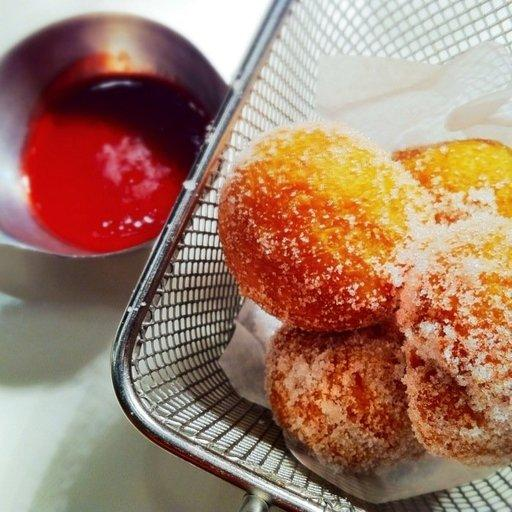
#> input picture sample.jpg, 512 x 512 px; its folder holds only this picture in this run
$ python image_preprocessing.py
#> lines starting #> are read from the running program, lines starting #| are printed output that depends on the picture; after the words box and inside, x2 and y2 are one past the last pixel; in counts of white or black regions, pixels touching at a corner belong together
import cv2
import numpy as np
import matplotlib.pyplot as plt
import os

def resize_image(image, size=(224, 224)):
    """224x224 크기로 조정"""
    return cv2.resize(image, size)

def to_grayscale_and_normalize(image):
    """Grayscale 변환 후 Normalize (0~1 스케일)"""
    gray = cv2.cvtColor(image, cv2.COLOR_BGR2GRAY)
    norm = gray / 255.0
    return gray, norm

def apply_threshold(gray_image, threshold=127):
    """그레이스케일 이미지에 임계값 적용 (이진화)"""
    _, binary = cv2.threshold(gray_image, threshold, 255, cv2.THRESH_BINARY)
    return binary

def denoise_blur(image):
    """노이즈 제거 (Gaussian Blur)"""
    return cv2.GaussianBlur(image, (5, 5), 0)

def augment_image(image):
    """데이터 증강: 좌우 반전, 회전, 색상 변화"""
    augmented = {}
    # 좌우 반전
    augmented['flip'] = cv2.flip(image, 1)
    # 회전 (90도)
    h, w = image.shape[:2]
    M = cv2.getRotationMatrix2D((w//2, h//2), 90, 1)
    augmented['rotate'] = cv2.warpAffine(image, M, (w, h))
    # 색상 변화 (HSV에서 Hue shift)
    hsv = cv2.cvtColor(image, cv2.COLOR_BGR2HSV)
    hsv[:, :, 0] = (hsv[:, :, 0] + 50) % 180
    augmented['color'] = cv2.cvtColor(hsv, cv2.COLOR_HSV2BGR)
    return augmented

def detect_red(image):
    """빨간색 영역 추출"""
    hsv = cv2.cvtColor(image, cv2.COLOR_BGR2HSV)
    # 빨간색 범위 두 구간 지정
    lower_red1 = np.array([0, 120, 70])
    upper_red1 = np.array([10, 255, 255])
    lower_red2 = np.array([170, 120, 70])
    upper_red2 = np.array([180, 255, 255])
    mask1 = cv2.inRange(hsv, lower_red1, upper_red1)
    mask2 = cv2.inRange(hsv, lower_red2, upper_red2)
    mask = mask1 + mask2
    result = cv2.bitwise_and(image, image, mask=mask)
    return result

def preprocess_and_save(img_path, save_dir="preprocessed_samples"):
    """전체 전처리 파이프라인 실행"""
#> called with img_path = 'sample.jpg', save_dir = 'preprocessed_samples'
    image = cv2.imread(img_path)
#> image is the input picture: shape (512, 512, 3); mean B, G, R 104.9, 124.4, 162
    if image is None:
        print("이미지를 찾을 수 없습니다:", img_path)
        return

    os.makedirs(save_dir, exist_ok=True)

    # 1. 크기 조정
    resized = resize_image(image)
    cv2.imwrite(os.path.join(save_dir, "resized.jpg"), resized)

    # 2. 그레이스케일 & 정규화
    gray, gray_norm = to_grayscale_and_normalize(resized)
#> in to_grayscale_and_normalize, `gray = cv2.cvtColor(image, cv2.COLOR_BGR2GRAY)`:
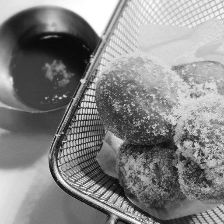
#> gray: shape (224, 224); min 7, max 255, mean 133.3
    cv2.imwrite(os.path.join(save_dir, "grayscale.jpg"), gray)
    cv2.imwrite(os.path.join(save_dir, "grayscale_norm.jpg"), (gray_norm*255).astype(np.uint8))

    # 3. Threshold 적용
    binary = apply_threshold(gray, threshold=127)
#> in apply_threshold, `_, binary = cv2.threshold(gray_image, threshold, 255, cv2.THRESH_BINARY)`:
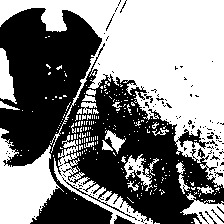
#> binary: shape (224, 224); 51% white; 120 black regions (111 under 20 px), largest, box (x1, y1, x2, y2) and area: (0, 8, 224, 224) 23946, (114, 215, 135, 224) 99, (144, 94, 153, 103) 29
    cv2.imwrite(os.path.join(save_dir, "threshold.jpg"), binary)

    # 4. 블러 처리
    blurred = denoise_blur(resized)
#> in denoise_blur, `return cv2.GaussianBlur(image, (5, 5), 0)`:
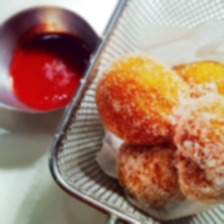
#> returned value: shape (224, 224, 3); mean of channels 0, 1, 2 104.8, 124.3, 161.9; drawn as B, G, R
    cv2.imwrite(os.path.join(save_dir, "blurred.jpg"), blurred)

    # 5. 데이터 증강
    aug = augment_image(resized)
#> in augment_image, `hsv = cv2.cvtColor(image, cv2.COLOR_BGR2HSV)`: hsv: shape (224, 224, 3); mean H, S, V 46.6, 103.9, 164.2
#> in augment_image, `hsv[:, :, 0] = (hsv[:, :, 0] + 50) % 180`: hsv: shape (224, 224, 3); mean H, S, V 73.6, 103.9, 164.2
#> aug = 3 items
    for k, v in aug.items():
        cv2.imwrite(os.path.join(save_dir, f"{k}.jpg"), v)
#> this loop made 3 passes
#> k on passes 1 to 3: 'flip', 'rotate', 'color'
#> pass 1, in preprocess_and_save, `cv2.imwrite(os.path.join(save_dir, f"{k}.jpg"), v)`:
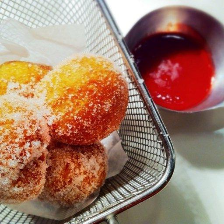
#> saved as flip.jpg: shape (224, 224, 3); mean B, G, R 104.8, 124.3, 161.9
#> pass 2, in preprocess_and_save, `cv2.imwrite(os.path.join(save_dir, f"{k}.jpg"), v)`:
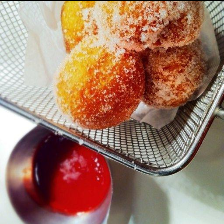
#> saved as rotate.jpg: shape (224, 224, 3); mean B, G, R 104.1, 123.5, 161.1

    # 6. 빨간색 검출
    red_detected = detect_red(resized)
#> in detect_red, `mask1 = cv2.inRange(hsv, lower_red1, upper_red1)`: mask1: shape (224, 224); 17.1% white; 90 white regions (78 under 20 px), largest, box (x1, y1, x2, y2) and area: (95, 77, 215, 207) 6171, (9, 48, 63, 110) 1447, (36, 22, 67, 34) 126
#> in detect_red, `mask2 = cv2.inRange(hsv, lower_red2, upper_red2)`: mask2: shape (224, 224); 4.2% white; 45 white regions (36 under 20 px), largest, box (x1, y1, x2, y2) and area: (13, 52, 80, 112) 1483, (9, 31, 21, 71) 142, (24, 22, 42, 39) 137
#> in detect_red, `mask = mask1 + mask2`: mask: shape (224, 224); 21.3% white; 78 white regions (68 under 20 px), largest, box (x1, y1, x2, y2) and area: (95, 77, 215, 207) 6186, (9, 31, 82, 112) 3510, (24, 22, 78, 39) 313
#> in detect_red, `result = cv2.bitwise_and(image, image, mask=mask)`:
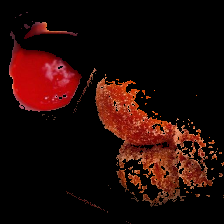
#> result: shape (224, 224, 3); mean B, G, R 6.4, 9.6, 33.7
    cv2.imwrite(os.path.join(save_dir, "red_detected.jpg"), red_detected)

    # 결과 출력 (비교용)
    plt.figure(figsize=(15, 6))
    plt.subplot(1, 5, 1)
    plt.title("Original")
    plt.imshow(cv2.cvtColor(image, cv2.COLOR_BGR2RGB))
    plt.axis("off")

    plt.subplot(1, 5, 2)
    plt.title("Grayscale")
    plt.imshow(gray, cmap="gray")
    plt.axis("off")

    plt.subplot(1, 5, 3)
    plt.title("Threshold")
    plt.imshow(binary, cmap="gray")
    plt.axis("off")

    plt.subplot(1, 5, 4)
    plt.title("Blurred")
    plt.imshow(cv2.cvtColor(blurred, cv2.COLOR_BGR2RGB))
    plt.axis("off")

    plt.subplot(1, 5, 5)
    plt.title("Red Detected")
    plt.imshow(cv2.cvtColor(red_detected, cv2.COLOR_BGR2RGB))
    plt.axis("off")

    plt.show()
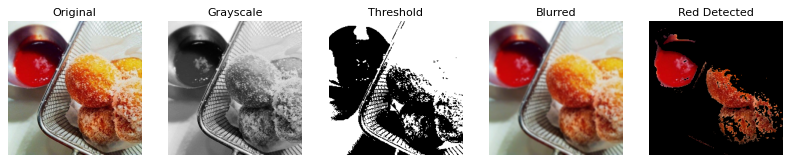
#> figure drawn by matplotlib, 5 panels
    print(f"처리된 이미지들이 '{save_dir}' 폴더에 저장되었습니다.")
#| 처리된 이미지들이 'preprocessed_samples' 폴더에 저장되었습니다.

if __name__ == "__main__":
    preprocess_and_save("sample.jpg")
